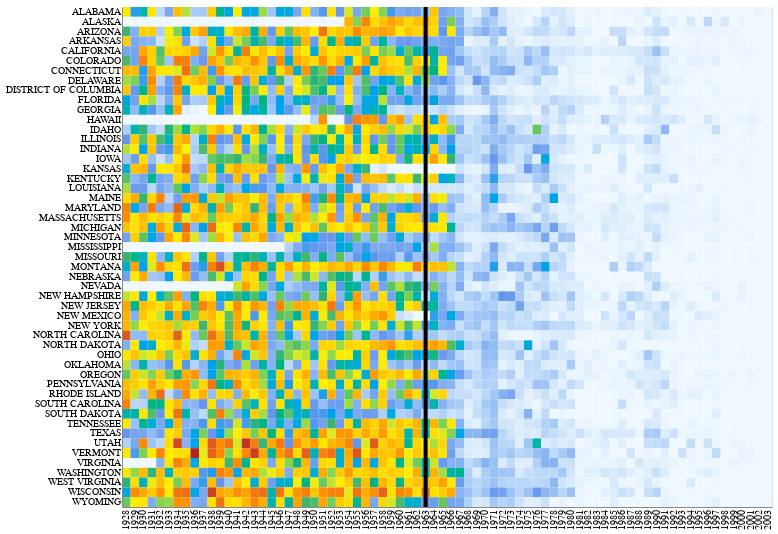

Source (Vega-Lite JSON):
### Vega-Lite specification from a JSON file in a GitHub repository (floating-point values rounded to 4 significant figures; data arrays with more than 128 entries replaced by an {"elided": "..."} marker saying what was removed)
{"config": {"view": {"continuousWidth": 400, "continuousHeight": 300}}, "layer": [{"data": {"name": "data-2a56409d31f9b4068ccef24e40b47e14"}, "mark": "rect", "encoding": {"color": {"field": "incidence", "legend": null, "scale": {"domain": [0, 100, 200, 300, 1000, 3000], "range": ["#F0F8FF", "cornflowerblue", "mediumseagreen", "#FFEE00", "darkorange", "firebrick"], "type": "sqrt"}, "sort": "ascending", "type": "quantitative"}, "tooltip": [{"field": "state", "type": "nominal"}, {"field": "YEAR", "type": "quantitative"}, {"field": "incidence", "type": "quantitative"}], "x": {"axis": {"ticks": false, "title": null}, "field": "YEAR", "type": "ordinal"}, "y": {"axis": {"ticks": false, "title": null}, "field": "state", "type": "nominal"}}, "height": 500, "width": 650}, {"data": {"name": "data-ab2328a599319c4ad43a14094a96bd74"}, "mark": {"type": "rule", "strokeWidth": 4}, "encoding": {"x": {"field": "threshold", "type": "ordinal"}}}], "$schema": "https://vega.github.io/schema/vega-lite/v4.17.0.json", "datasets": {"data-2a56409d31f9b4068ccef24e40b47e14": {"elided": "3876 records"}, "data-ab2328a599319c4ad43a14094a96bd74": [{"threshold": 1963}]}}
